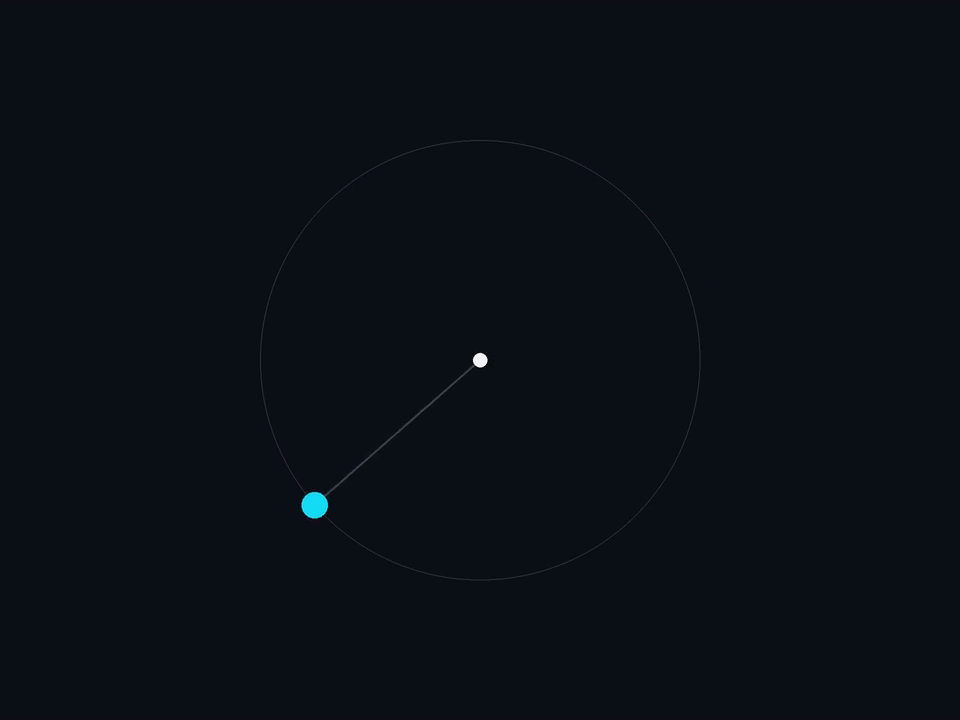
//> input picture frame 144 of resources/task_2.mp4, 960 x 720 px
$ ./main   (built with g++ and OpenCV 4)
//> lines starting //> are read from the running program, lines starting //| are printed output that depends on the picture; after the words box and inside, x2 and y2 are one past the last pixel; in counts of white or black regions, pixels touching at a corner belong together
#include <cmath>
#include <fstream>
#include <iostream>
#include <opencv2/opencv.hpp>
#include <vector>

int main() {
  std::ofstream data_file("result2/task2_fit/angle_data.txt");
  // 1. 读取视频
  cv::VideoCapture cap("resources/task_2.mp4");
  if (!cap.isOpened()) {
    std::cout << "错误：无法打开视频！" << std::endl;
    return -1;
  }

  // 获取视频参数，用于生成输出视频
  int width = cap.get(cv::CAP_PROP_FRAME_WIDTH);
  int height = cap.get(cv::CAP_PROP_FRAME_HEIGHT);
  double fps = cap.get(cv::CAP_PROP_FPS);
  int total_frames = cap.get(cv::CAP_PROP_FRAME_COUNT);
  std::cout << "视频尺寸: " << width << "x" << height
            << " 总帧数: " << total_frames << std::endl;

  // 已知常量：中心点坐标 (根据任务书) 和 实际物理半径 (200像素)
  cv::Point2f center(480, 360);
  // 如果你明确知道圆心在 (480, 360)，就改成 cv::Point2f center(480, 360);
  double R = 220.0; // 物理半径，单位像素

  // 2. 准备写入输出视频
  cv::VideoWriter writer("result2/task2_fit/tracking_overlay.mp4",
                         cv::VideoWriter::fourcc('m', 'p', '4', 'v'), fps,
                         cv::Size(width, height));

  cv::Mat frame;
  int frame_count = 0;

  std::cout << "开始处理视频..." << std::endl;

  while (true) {
    cap >> frame;
//> frame is the input picture: 720 rows x 960 cols, CV_8UC3; mean B, G, R 21.3, 15.3, 10.2
    if (frame.empty())
      break; // 视频读完了

    // --- 核心处理流程 ---

    // 1. 转HSV图
    cv::Mat hsv;
    cv::cvtColor(frame, hsv, cv::COLOR_BGR2HSV);
//> hsv: 720 rows x 960 cols, CV_8UC3; mean H, S, V 106.1, 133.7, 21.3
    cv::Mat mask;
    cv::inRange(hsv, cv::Scalar(80, 100, 150), cv::Scalar(100, 255, 255), mask);
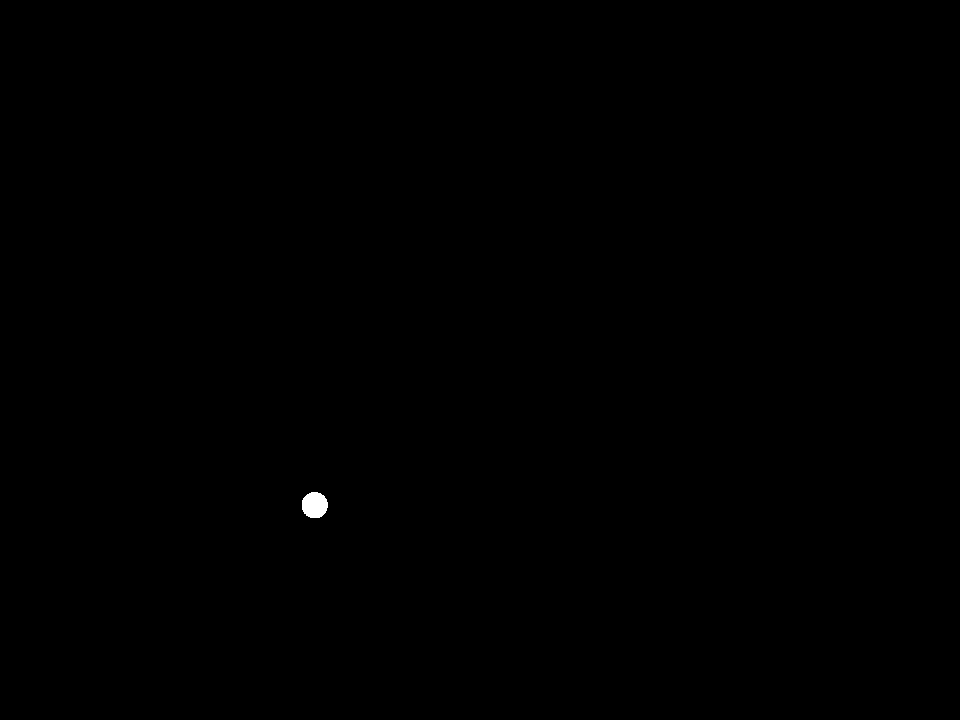
//> mask: 720 rows x 960 cols, CV_8UC1; 0.08% white; 1 white region

    // 3. 找轮廓
    std::vector<std::vector<cv::Point>> contours;
    cv::findContours(mask, contours, cv::RETR_EXTERNAL,
                     cv::CHAIN_APPROX_SIMPLE);
//> contours = 1 contour; box (x1, y1, x2, y2) and area: (302, 492, 328, 518) 507

    if (!contours.empty()) {
      // 4. 找最大轮廓（排除噪点反光）
      int max_idx = 0;
      double max_area = 0;
      for (size_t i = 0; i < contours.size(); i++) {
        double area = cv::contourArea(contours[i]);
        cv::Moments m = cv::moments(contours[i]); // 提前算一下每个轮廓的质心
        if (m.m00 != 0) {
          int temp_cx = int(m.m10 / m.m00);
          int temp_cy = int(m.m01 / m.m00);
          cv::Point2f temp_center(temp_cx, temp_cy);
          double dist = cv::norm(temp_center - center); // 算距离

          // 距离必须在半径 150 到 250 像素之间，才算有效目标
          if (dist > 150 && dist < 250 && area > max_area) {
            max_area = area;
            max_idx = i;
          }
        }
      }
//> this loop made 1 pass
//> (area, temp_cx, temp_cy, dist, max_area) on pass 1: (507, 314, 504, 219.8, 507)
//> after the loop, max_area = 507; max_idx = 0

      // 5. 算质心坐标
      cv::Moments m = cv::moments(contours[max_idx]);
//> m = moments, m00 507, centre m10/m00, m01/m00 = (314.3, 504.7)
      if (m.m00 != 0) {
        int cx = int(m.m10 / m.m00);
//> cx = 314
        int cy = int(m.m01 / m.m00);
//> cy = 504

        // 6. 计算角度（逆时针旋转，用 atan2）
        double dx = cx - center.x;
//> dx = -166
        double dy = center.y - cy; // 图像坐标y轴向下，取反使得数学上逆时针为正
//> dy = -144
        double theta = std::atan2(dy, dx); // 弧度
//> theta = -2.43
        double angle_deg = theta * 180.0 / CV_PI;
//> angle_deg = -139.1
        double current_time = frame_count / fps; // 当前时间（秒）
        data_file << current_time << " " << angle_deg << "\n"; // 写入文件

        // 7. 在图上画出来，方便做视频
        // 画圆心
        cv::circle(frame, center, 5, cv::Scalar(0, 255, 0), -1);
//> frame: 720 rows x 960 cols, CV_8UC3; 81 pixels changed, all inside (x1, y1, x2, y2) = (475, 355, 486, 366)
        // 画小球中心
        cv::circle(frame, cv::Point(cx, cy), 5, cv::Scalar(0, 0, 255), -1);
//> frame: 720 rows x 960 cols, CV_8UC3; mean B, G, R 21.3, 15.3, 10.2
        // 画连接线
        cv::line(frame, center, cv::Point(cx, cy), cv::Scalar(255, 0, 0), 2);
        // 画外接圆（大圆）
        cv::circle(frame, center, (int)R, cv::Scalar(0, 255, 255), 1);

        // 把角度写在屏幕上
        std::string text = "Angle: " + std::to_string((int)angle_deg) + " deg";
//> text = "Angle: -139 deg"
        cv::putText(frame, text, cv::Point(50, 50), cv::FONT_HERSHEY_SIMPLEX,
                    1.0, cv::Scalar(255, 255, 255), 2);
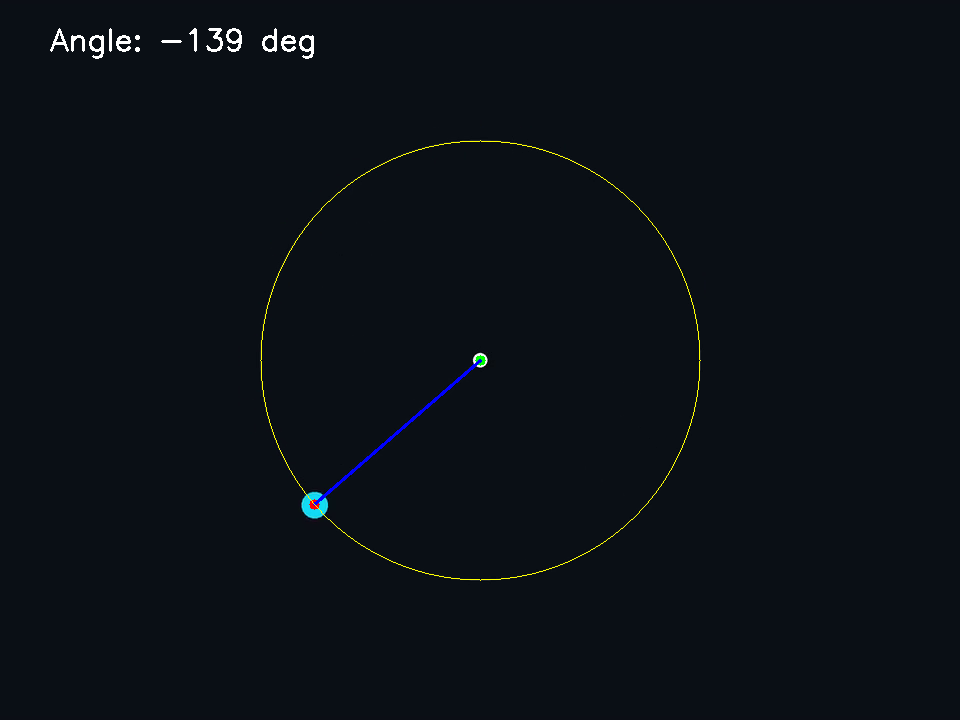
//> frame: 720 rows x 960 cols, CV_8UC3; mean B, G, R 22, 16.2, 11.1
      }
    }

    // 写入输出视频
    writer.write(frame);
    frame_count++;

    // 打印进度（每50帧）
    if (frame_count % 50 == 0) {
      std::cout << "已处理 " << frame_count << " / " << total_frames << " 帧"
                << std::endl;
    }
  }

  cap.release();
  writer.release();
  data_file.close();
  std::cout << "任务二基础视频处理完成！结果保存在 "
               "result2/task2_fit/tracking_overlay.mp4"
            << std::endl;

  return 0;
}

$ run again, starting later in the video
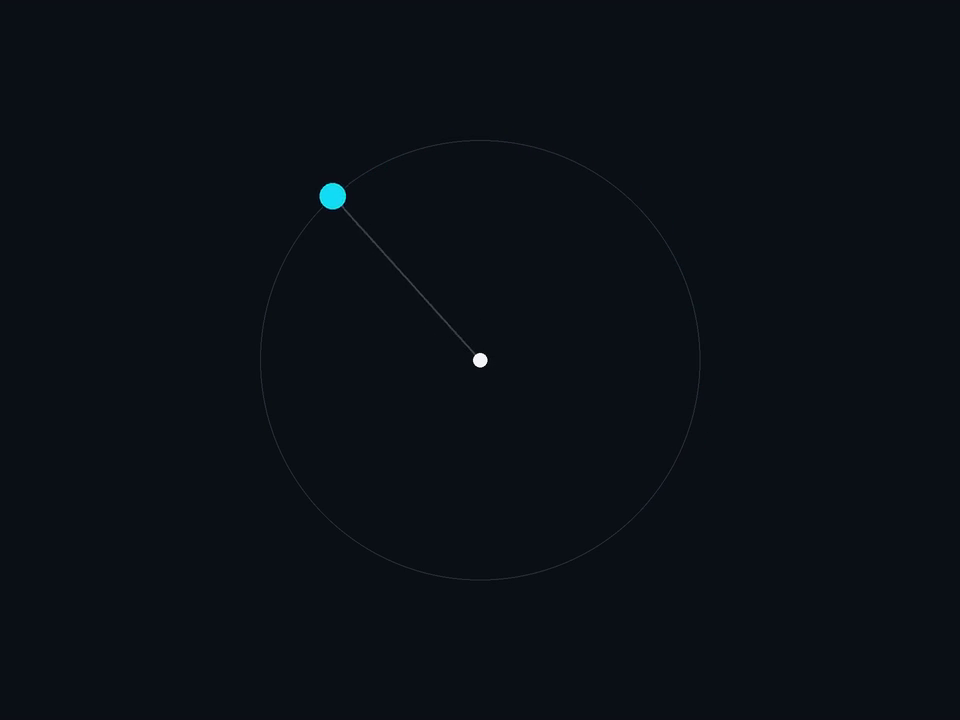
//> input picture frame 648 of resources/task_2.mp4, 960 x 720 px
//> frame is the input picture: 720 rows x 960 cols, CV_8UC3; mean B, G, R 21.3, 15.3, 10.2
//> hsv: 720 rows x 960 cols, CV_8UC3; mean H, S, V 106.1, 133.7, 21.3
//> mask: 720 rows x 960 cols, CV_8UC1; 0.08% white; 1 white region
//> contours = 1 contour; box (x1, y1, x2, y2) and area: (320, 183, 346, 209) 504
//> the loop `for (size_t i = 0; i < contours.size(); i++)` made 1 pass
//> (area, temp_cx, temp_cy, dist, max_area) on pass 1: (503.5, 332, 195, 221.7, 503.5)
//> after the loop `for (size_t i = 0; i < contours.size(); i++)`: max_area = 503.5; max_idx = 0
//> m = moments, m00 503.5, centre m10/m00, m01/m00 = (332.3, 195.7)
//> cx = 332
//> cy = 195
//> dx = -148
//> dy = 165
//> theta = 2.3
//> angle_deg = 131.9
//> text = "Angle: 131 deg"
//> `cv::putText(frame, text, cv::Point(50, 50), cv::FONT_HERSHEY_SIMPLEX, ..`:
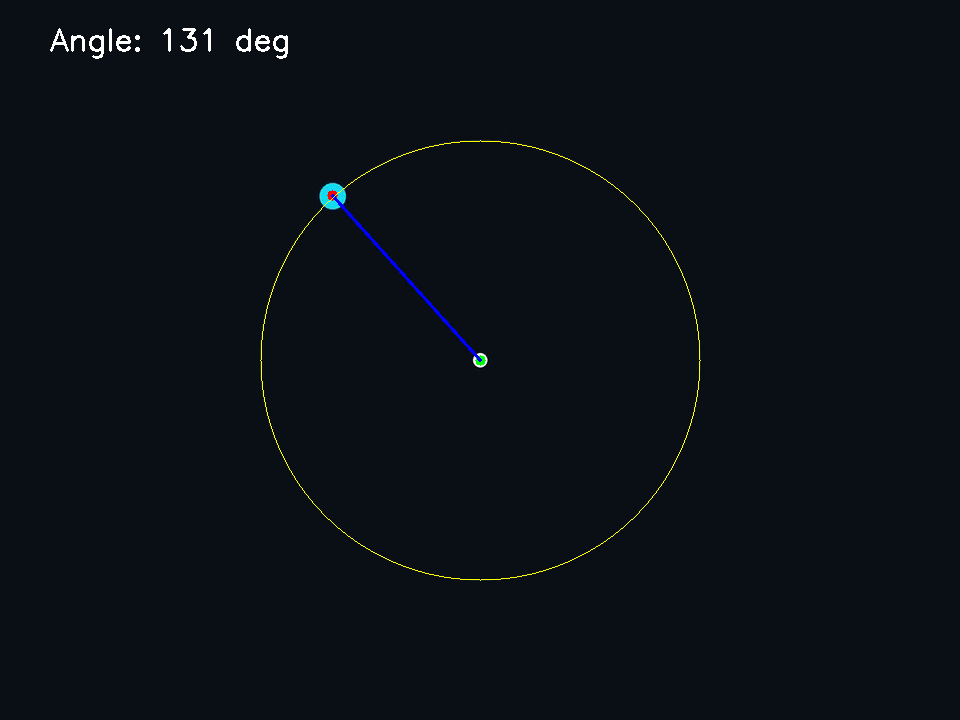
//> frame: 720 rows x 960 cols, CV_8UC3; mean B, G, R 21.9, 16.1, 11.1

$ run again, starting later in the video
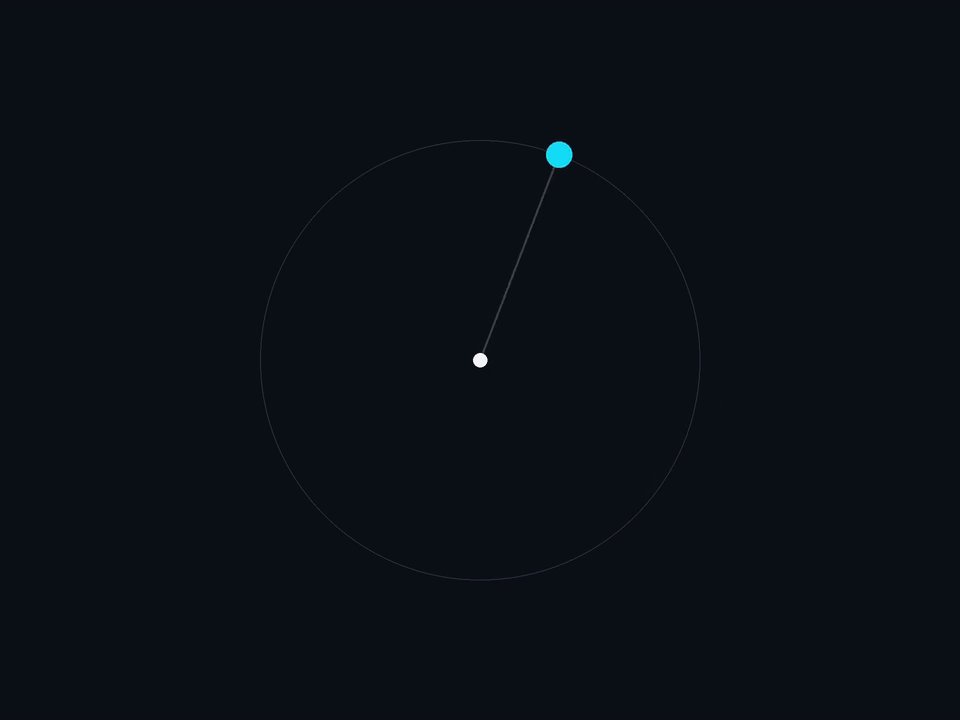
//> input picture frame 1152 of resources/task_2.mp4, 960 x 720 px
//> frame is the input picture: 720 rows x 960 cols, CV_8UC3; mean B, G, R 21.3, 15.3, 10.2
//> hsv: 720 rows x 960 cols, CV_8UC3; mean H, S, V 106.1, 133.7, 21.3
//> mask: 720 rows x 960 cols, CV_8UC1; 0.08% white; 1 white region
//> contours = 1 contour; box (x1, y1, x2, y2) and area: (546, 142, 572, 168) 505
//> the loop `for (size_t i = 0; i < contours.size(); i++)` made 1 pass
//> (area, temp_cx, temp_cy, dist, max_area) on pass 1: (505, 558, 154, 220.3, 505)
//> after the loop `for (size_t i = 0; i < contours.size(); i++)`: max_area = 505; max_idx = 0
//> m = moments, m00 505, centre m10/m00, m01/m00 = (558.7, 154.2)
//> cx = 558
//> cy = 154
//> dx = 78
//> dy = 206
//> theta = 1.21
//> angle_deg = 69.26
//> text = "Angle: 69 deg"
//> `cv::putText(frame, text, cv::Point(50, 50), cv::FONT_HERSHEY_SIMPLEX, ..`:
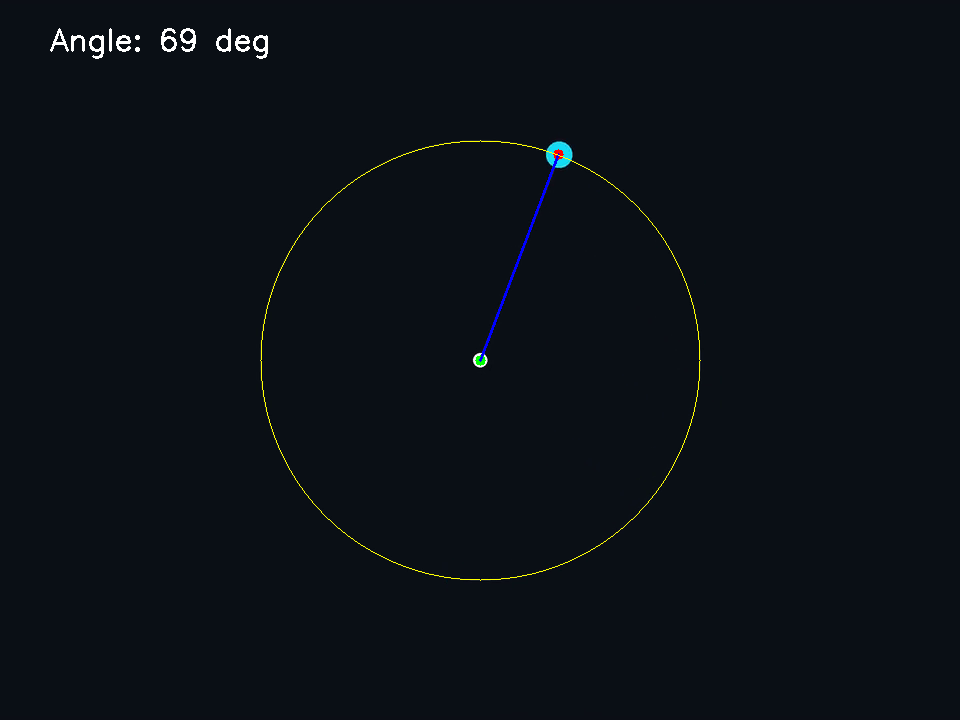
//> frame: 720 rows x 960 cols, CV_8UC3; mean B, G, R 21.9, 16.1, 11.1
